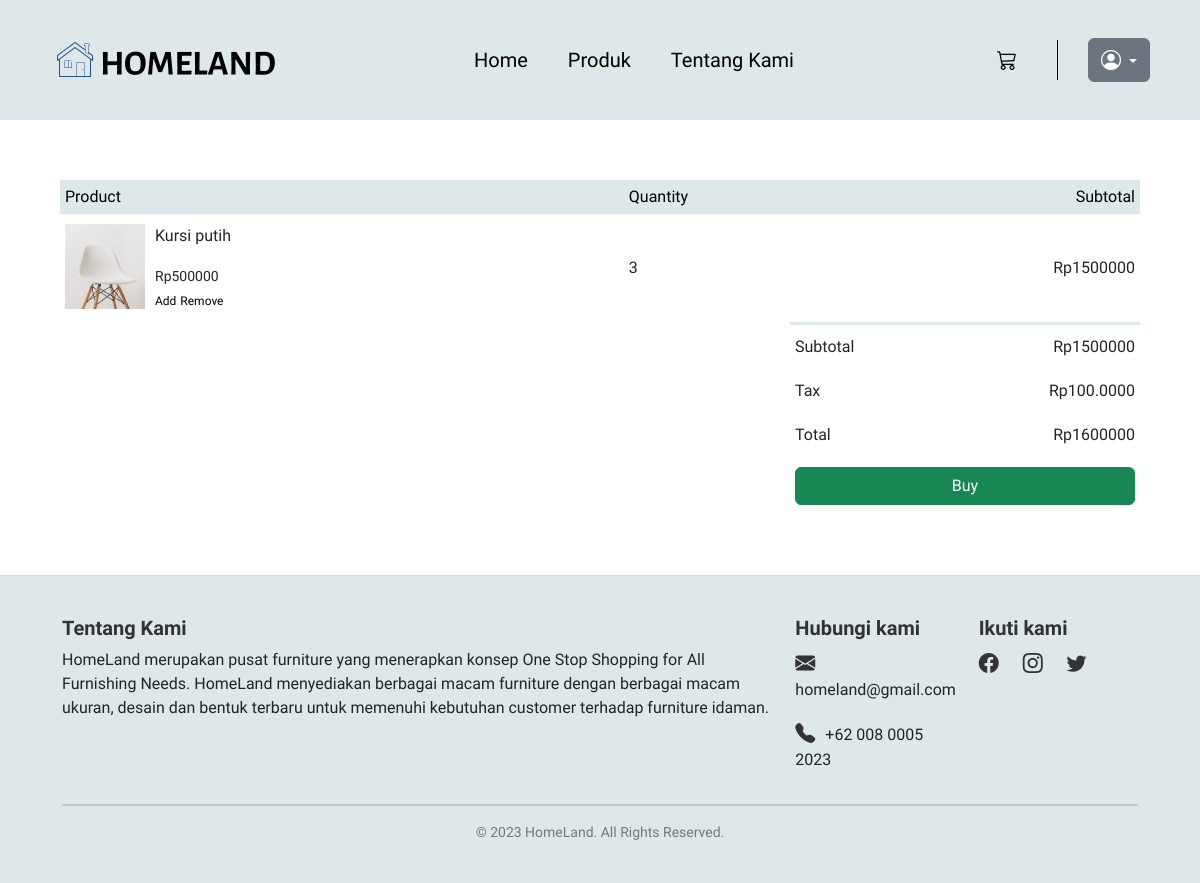
The page /keranjang.php (signed in) on the database its author committed.
### tables this page shows
CREATE TABLE `tb_produk` (
  `id_produk` int(11) NOT NULL,
  `gambar` varchar(200) NOT NULL,
  `nama` varchar(100) NOT NULL,
  `jenis` enum('sofa','chair','table','bed','wardrobe') NOT NULL,
  `harga` bigint(20) NOT NULL,
  `deskripsi` text NOT NULL,
  `quantity` int(100) NOT NULL,
  `stok` int(200) NOT NULL
);

### keranjang.php (the view, shortened to what this page needs)
<?php
include "header.php";
require 'koneksi/connection.php';
?>
<div class="cart-page">
    <table>
        <tr>
            <th>Product</th>
            <th>Quantity</th>
            <th>Subtotal</th>
        </tr>
        <?php
        $no = 1;
        $subtotal = 0;
        $showUserData = mysqli_query($conn, "SELECT * FROM tb_produk where quantity>0");
        while ($data = mysqli_fetch_array($showUserData)) {
            $id_produk = $data['id_produk'];
            $quantity = isset($_SESSION['keranjang'][$id_produk]) ? $_SESSION['keranjang'][$id_produk] : 0;
            $harga = $data['harga'];
            $total = $quantity * $harga;
            $subtotal += $total;
        ?>
            <tr id="<?= $no++ ?>">
                <td>
                    <div class="cart-info">
                        <img src="assets/images/<?= $data["gambar"]; ?> " style="height: 85px; width: 80px" alt="<?= $data["nama"]; ?>" />
                        <div>
                            <p><?= $data["nama"]; ?></p>
                            <small>Rp<?= $data["harga"]; ?></small>
                            <br />
                            <a href="php/transaksi.php?add=<?= $data['id_produk']; ?>">Add</a>
                            <a href="php/transaksi.php?remove=<?= $data['id_produk']; ?>">Remove</a>
                        </div>
                    </div>
                </td>
                <td><?= $data["quantity"]; ?></td>
                <?php
                $total =  $data["quantity"]  *  $data["harga"];
                ?>
                <td>Rp<?php echo $total ?></td>
            </tr>
            <?php $subtotal = $total + $subtotal; ?>
        <?php } ?>
    </table>
    <div class="total_price">
        <table>
            <form action="php/transaksi.php" method="POST">
                <tr>
                    <td>Subtotal</td>
                    <td>Rp<?php echo $subtotal ?></td>
                </tr>
                <tr>
                    <td>Tax</td>
                    <td>Rp100.0000</td>
                </tr>
                <tr>
                    <td>Total</td>
                    <?php $hargatotal = 100000 + $subtotal; ?>
                    <td>Rp<?php echo $hargatotal  ?></td>
                </tr>
                <tr>
                    <td colspan="2">
                        <button type="submit" name="bbuy" class="btn btn-success" style="width: 100%;">Buy</button>
                    </td>
                </tr>
            </form>
        </table>
    </div>
</div>
<?php
include 'footer.php';
?>

### css/style.css (style rules this page uses)
* { margin: 0; padding: 0; box-sizing: border-box; font-family: "Inconsolata", monospace; }
body { overflow-x: hidden; }
a { text-decoration: none; }
.cart-page { margin: 60px auto; width: 90%; }
table { width: 100%; border-collapse: collapse; }
.cart-info { display: flex; flex-wrap: wrap; }
th { text-align: left; padding: 5px; color: black; background: #dee7ea; font-weight: normal; }
td { padding: 10px 5px; }
td a { color: black; font-size: 12px; }
td img { margin-right: 10px; }
.total_price { display: flex; justify-content: flex-end; }
.total_price table { border-top: 3px solid #dee7ea; width: 100%; max-width: 350px; }
td:last-child { text-align: right; }
th:last-child { text-align: right; }

### rows shown on the page
tb_produk: gambar (picture), nama "Kursi putih", harga "500000", quantity "3", total "1500000"

### other values the page prints
$subtotal "1500000"
$hargatotal "1600000"
